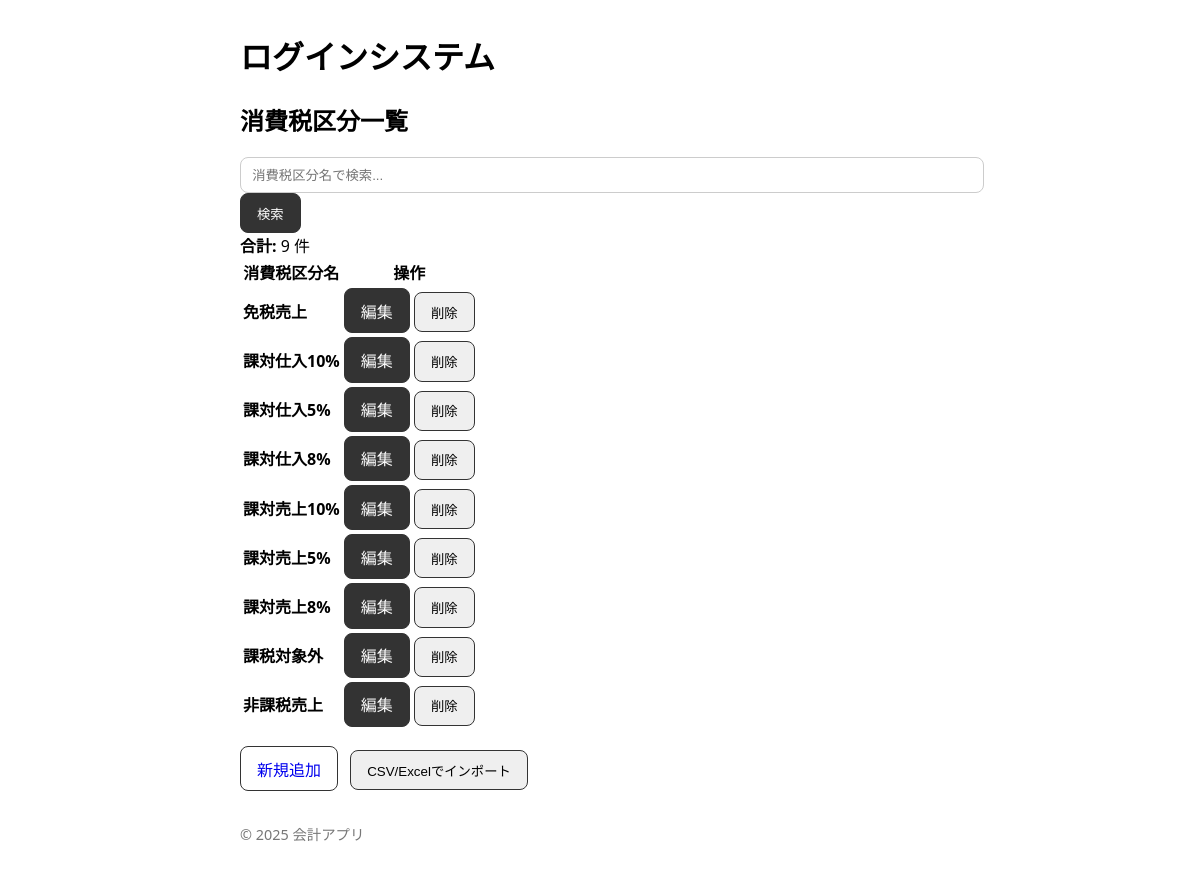
/accounting/tax-categories, run on the app's committed database.
### models.py (models this page shows, shortened)
class Base(declarative_base()):
    __abstract__ = True
    pass

class TaxCategory(Base):
    __tablename__ = 'tax_categories'
    id = Column(Integer, primary_key=True)
    name = Column(String(50), unique=True, nullable=False) # 例: 課対仕入10%

### blueprints/tax_categories.py (the view)
@bp.route('/tax-categories', methods=['GET'])
def tax_categories_list():
    db = SessionLocal()
    try:
        page = request.args.get('page', 1, type=int)
        per_page = 20
        offset = (page - 1) * per_page
        search_query = request.args.get('search', '', type=str)
        query = db.query(TaxCategory)
        if search_query:
            query = query.filter(
                TaxCategory.name.ilike(f'%{search_query}%')
            )
        query = query.order_by(TaxCategory.name.asc())
        total = query.count()
        total_pages = (total + per_page - 1) // per_page
        tax_categories = query.offset(offset).limit(per_page).all()
        return render_template(
            'tax_categories/list.html',
            tax_categories=tax_categories,
            page=page,
            total_pages=total_pages,
            total=total,
            search_query=search_query
        )
    finally:
        db.close()

### templates/tax_categories/list.html (shortened to what this page needs)
{% extends "base.html" %}
{% block content %}
<h2>消費税区分一覧</h2>
<div class="search-form">
    <form method="GET" action="{{ url_for('tax_categories.tax_categories_list') }}">
        <input type="text" name="search" placeholder="消費税区分名で検索..." value="{{ search_query }}">
        <button type="submit" class="btn btn-primary">検索</button>
    </form>
</div>
<div class="stats">
    <strong>合計:</strong> {{ total }} 件
</div>
{% if tax_categories %}
    <div class="table-container">
        <table>
            <thead>
                <tr>
                    <th>消費税区分名</th>
                    <th>操作</th>
                </tr>
            </thead>
            <tbody>
                {% for tax_category in tax_categories %}
                    <tr>
                        <td><strong>{{ tax_category.name }}</strong></td>
                        <td class="action-buttons">
                            <a href="{{ url_for('tax_categories.tax_category_edit', tax_category_id=tax_category.id) }}" class="btn btn-primary">編集</a>
                            <button class="btn btn-danger" onclick="deleteTaxCategory({{ tax_category.id }}, '{{ tax_category.name }}')">削除</button>
                        </td>
                    </tr>
                {% endfor %}
            </tbody>
        </table>
    </div>
{% endif %}
<div style="margin-top: 1rem;">
    <a href="{{ url_for('tax_categories.tax_category_create') }}" class="btn btn-success">新規追加</a>
    <button class="btn btn-info" onclick="document.getElementById('importFile').click()" style="margin-left: 0.5rem;">CSV/Excelでインポート</button>
</div>
{% endblock %}

### templates/base.html (style rules this page uses)
body { font-family: system-ui,-apple-system,Segoe UI,Roboto,Helvetica,Arial,sans-serif; margin: 2rem; }
.btn { display: inline-block; padding: .6rem 1rem; border-radius: 8px; border: 1px solid #333; text-decoration: none; }
.btn-primary { background: #333; color: #fff; border-color: #333; }
input { width: 100%; padding: .6rem .7rem; border: 1px solid #ccc; border-radius: 8px; }

### data on the page
TaxCategory: name "免税売上"
TaxCategory: name "課対仕入10%"
TaxCategory: name "課対仕入5%"
TaxCategory: name "課対仕入8%"
TaxCategory: name "課対売上10%"
TaxCategory: name "課対売上5%"
TaxCategory: name "課対売上8%"
TaxCategory: name "課税対象外"
TaxCategory: name "非課税売上"

### other printed values
{{ total }} "9"
{{ 2025 }} "2025"
